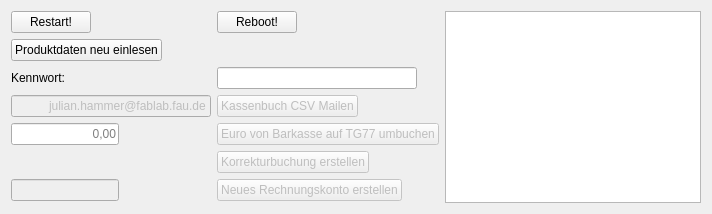
        <widget class="QWidget" name="page_admin">
         <layout class="QHBoxLayout" name="horizontalLayout_9">
          <item>
           <layout class="QHBoxLayout" name="horizontalLayout_6">
            <item>
             <layout class="QFormLayout" name="formLayout">
              <property name="fieldGrowthPolicy">
               <enum>QFormLayout::ExpandingFieldsGrow</enum>
              </property>
              <item row="4" column="1">
               <widget class="QPushButton" name="pushButton_10">
                <property name="enabled">
                 <bool>false</bool>
                </property>
                <property name="text">
                 <string>Kassenbuch CSV Mailen</string>
                </property>
               </widget>
              </item>
              <item row="0" column="1">
               <widget class="QPushButton" name="pushButton">
                <property name="text">
                 <string>Reboot!</string>
                </property>
               </widget>
              </item>
              <item row="0" column="0">
               <widget class="QPushButton" name="pushButton_11">
                <property name="text">
                 <string>Restart!</string>
                </property>
               </widget>
              </item>
              <item row="4" column="0">
               <widget class="QLineEdit" name="lineEdit_3">
                <property name="enabled">
                 <bool>false</bool>
                </property>
                <property name="minimumSize">
                 <size>
                  <width>200</width>
                  <height>0</height>
                 </size>
                </property>
                <property name="text">
                 <string>julian.hammer@fablab.fau.de</string>
                </property>
                <property name="alignment">
                 <set>Qt::AlignRight|Qt::AlignTrailing|Qt::AlignVCenter</set>
                </property>
               </widget>
              </item>
              <item row="3" column="0">
               <widget class="QLabel" name="label">
                <property name="text">
                 <string>Kennwort:</string>
                </property>
               </widget>
              </item>
              <item row="3" column="1">
               <widget class="QLineEdit" name="lineEdit_2">
                <property name="maximumSize">
                 <size>
                  <width>200</width>
                  <height>16777215</height>
                 </size>
                </property>
               </widget>
              </item>
              <item row="5" column="1">
               <widget class="QPushButton" name="pushButton_12">
                <property name="enabled">
                 <bool>false</bool>
                </property>
                <property name="text">
                 <string>Euro von Barkasse auf TG77 umbuchen</string>
                </property>
               </widget>
              </item>
              <item row="5" column="0">
               <widget class="QLineEdit" name="lineEdit_4">
                <property name="inputMask">
                 <string/>
                </property>
                <property name="text">
                 <string/>
                </property>
                <property name="alignment">
                 <set>Qt::AlignRight|Qt::AlignTrailing|Qt::AlignVCenter</set>
                </property>
                <property name="placeholderText">
                 <string>0,00</string>
                </property>
               </widget>
              </item>
              <item row="1" column="0">
               <widget class="QPushButton" name="pushButton_13">
                <property name="text">
                 <string>Produktdaten neu einlesen</string>
                </property>
               </widget>
              </item>
              <item row="6" column="1">
               <widget class="QPushButton" name="pushButton_14">
                <property name="enabled">
                 <bool>false</bool>
                </property>
                <property name="text">
                 <string>Korrekturbuchung erstellen</string>
                </property>
               </widget>
              </item>
              <item row="7" column="1">
               <widget class="QPushButton" name="pushButton_15">
                <property name="enabled">
                 <bool>false</bool>
                </property>
                <property name="text">
                 <string>Neues Rechnungskonto erstellen</string>
                </property>
               </widget>
              </item>
              <item row="7" column="0">
               <widget class="QLineEdit" name="lineEdit_5">
                <property name="enabled">
                 <bool>false</bool>
                </property>
               </widget>
              </item>
             </layout>
            </item>
            <item>
             <widget class="QTableView" name="buchungsuebersicht">
              <property name="selectionMode">
               <enum>QAbstractItemView::NoSelection</enum>
              </property>
              <property name="selectionBehavior">
               <enum>QAbstractItemView::SelectRows</enum>
              </property>
             </widget>
            </item>
           </layout>
          </item>
         </layout>
        </widget>
